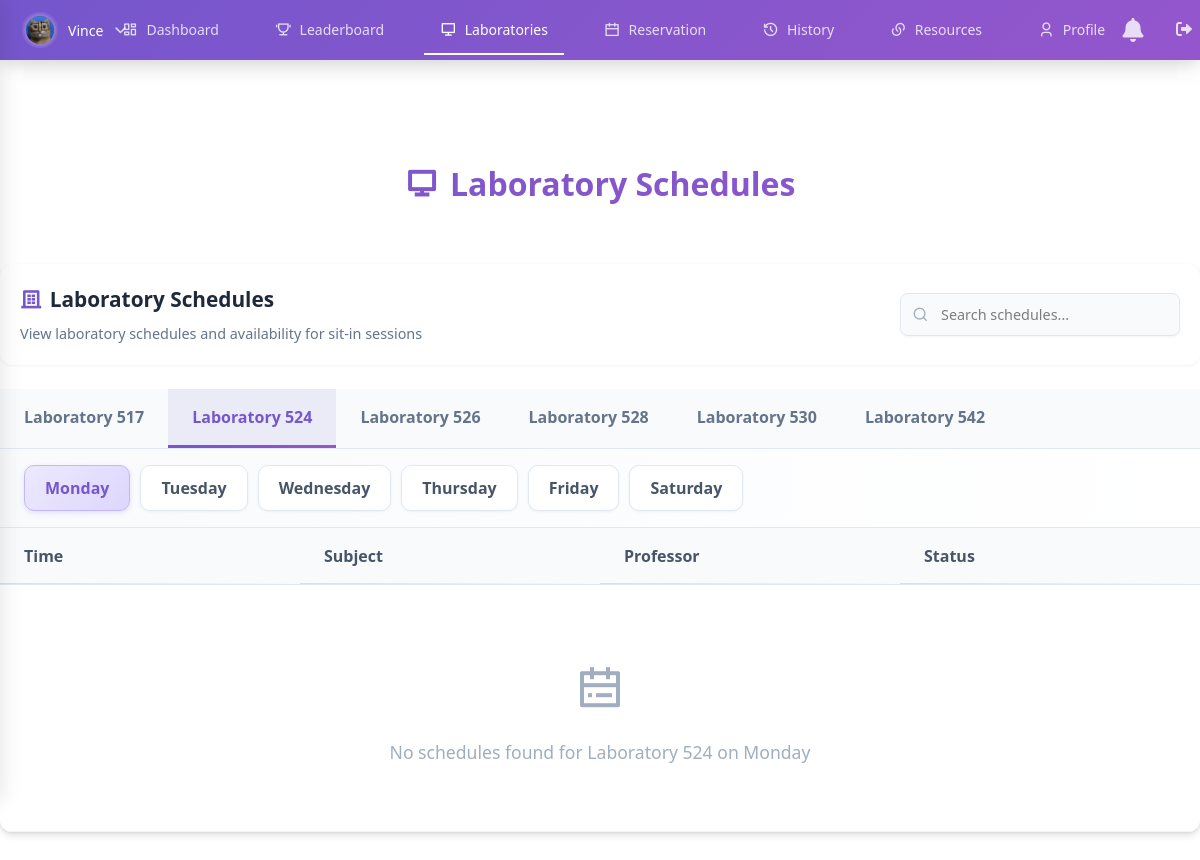
/view/student_laboratories.php?lab=Laboratory 524 (signed in), run on an earlier commit of the app's database.
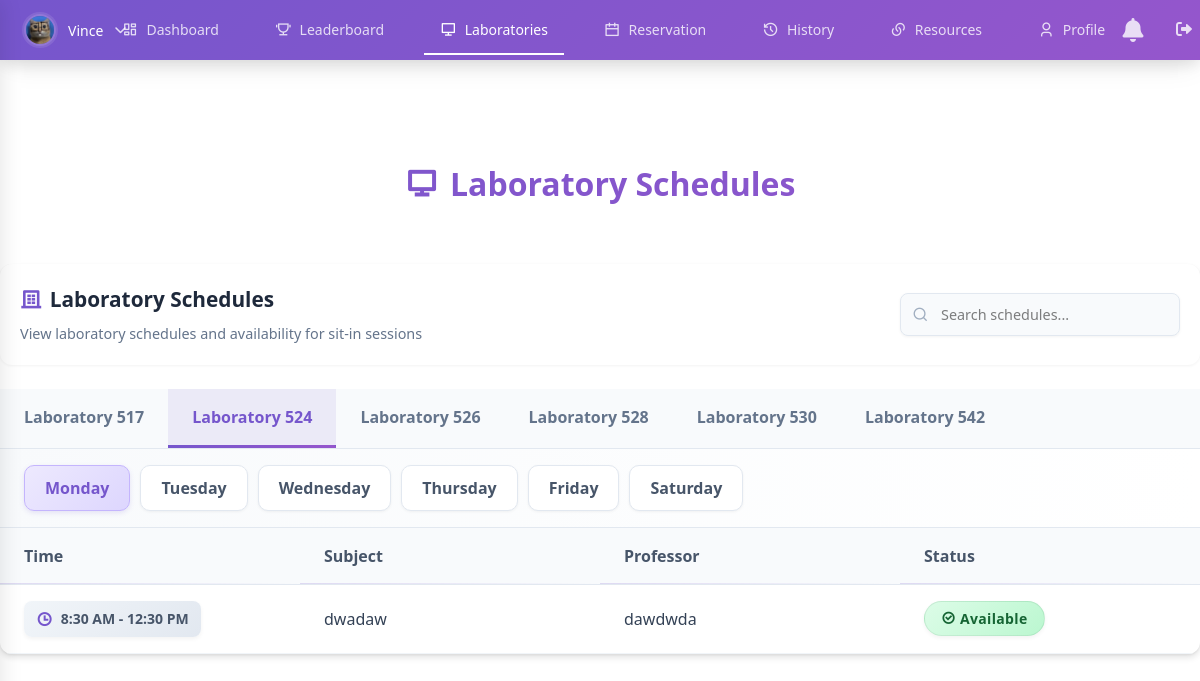
And on a later commit of the database.
### tables this page shows
CREATE TABLE `lab_schedules` (
  `id` int(11) NOT NULL,
  `day` enum('Monday','Tuesday','Wednesday','Thursday','Friday','Saturday') NOT NULL,
  `laboratory` varchar(50) NOT NULL,
  `time_start` time NOT NULL,
  `time_end` time NOT NULL,
  `subject` varchar(100) NOT NULL,
  `professor` varchar(100) NOT NULL,
  `created_at` timestamp NOT NULL DEFAULT current_timestamp(),
  `updated_at` timestamp NOT NULL DEFAULT current_timestamp() ON UPDATE current_timestamp()
);

### view/student_laboratories.php (the view, shortened to what the changed rows need)
<?php
require_once '../config/db_connect.php';
$selected_lab = isset($_GET['lab']) ? $_GET['lab'] : 'Laboratory 517';
$selected_day = isset($_GET['day']) ? $_GET['day'] : 'Monday';
$lab_schedules = [];
$sql = "SELECT * FROM lab_schedules WHERE laboratory = ? AND day = ? ORDER BY time_start";
$stmt = $conn->prepare($sql);
$stmt->bind_param("ss", $selected_lab, $selected_day);
$stmt->execute();
$result = $stmt->get_result();
if ($result) {
    while ($row = $result->fetch_assoc()) {
        $lab_schedules[] = $row;
    }
}
?>
<!DOCTYPE html>
<html lang="en">
<head>
    <link rel="stylesheet" href="../assets/css/styles.css">
    <link rel="stylesheet" href="../assets/css/admin.css">
    <link rel="stylesheet" href="https://cdnjs.cloudflare.com/ajax/libs/font-awesome/6.0.0/css/all.min.css">
    <link rel="stylesheet" href="https://cdnjs.cloudflare.com/ajax/libs/remixicon/4.6.0/remixicon.css">
    <script src="https://unpkg.com/@tailwindcss/browser@4"></script>
</head>
<body>
    <div class="content-wrapper">
        <div class="table-wrapper">
            <div class="container-header">
                <div class="header-content">
                    <div class="header-left">
                        <h2><i class="ri-building-4-line"></i> Laboratory Schedules</h2>
                    </div>
                </div>
            </div>
            <div class="table-container">
                <table class="modern-table">
                    <thead>
                        <tr>
                            <th class="w-1/4">Time</th>
                            <th class="w-1/4">Subject</th>
                            <th class="w-1/4">Professor</th>
                            <th class="w-1/4">Status</th>
                        </tr>
                    </thead>
                    <tbody id="schedule-table-body">
                        <?php if (empty($lab_schedules)): ?>
                        <tr>
                            <td colspan="4" class="empty-state">
                                <div class="empty-state-content">
                                    <i class="ri-calendar-todo-line"></i>
                                    <p>No schedules found for <?php echo htmlspecialchars($selected_lab); ?> on <?php echo htmlspecialchars($selected_day); ?></p>
                                </div>
                            </td>
                        </tr>
                        <?php else: ?>
                            <?php foreach ($lab_schedules as $schedule): ?>
                            <tr>
                                <td>
                                    <span class="time-badge">
                                        <i class="ri-time-line"></i>
                                        <?php
                                            $time_start = new DateTime($schedule['time_start']);
                                            $time_end = new DateTime($schedule['time_end']);
                                            echo $time_start->format('g:i A') . ' - ' . $time_end->format('g:i A');
                                        ?>
                                    </span>
                                </td>
                                <td><?php echo htmlspecialchars($schedule['subject']); ?></td>
                                <td><?php echo htmlspecialchars($schedule['professor']); ?></td>
                                <td>
                                    <?php
                                    $now = new DateTime();
                                    $is_current = ($now >= $time_start && $now <= $time_end && date('l') == $selected_day);
                                    if ($is_current):
                                    ?>
                                        <span class="status-badge occupied">
                                            <i class="ri-user-line mr-1"></i> Occupied
                                        </span>
                                    <?php else: ?>
                                        <span class="status-badge open">
                                            <i class="ri-checkbox-circle-line mr-1"></i> Available
                                        </span>
                                    <?php endif; ?>
                                </td>
                            </tr>
                            <?php endforeach; ?>
                        <?php endif; ?>
                    </tbody>
                </table>
            </div>
        </div>
    </div>
</body>
</html>

What changed in the data, as far as the page shows it:
added lab_schedules: time_start "8:30 AM", time_end "12:30 PM", subject "dwadaw", professor "dawdwda", shows "Available"
Also different on the page:
$selected_lab: "Laboratory 524" → (not shown)
$selected_day: "Monday" → (not shown)
text no longer shown: "No schedules found for on"
